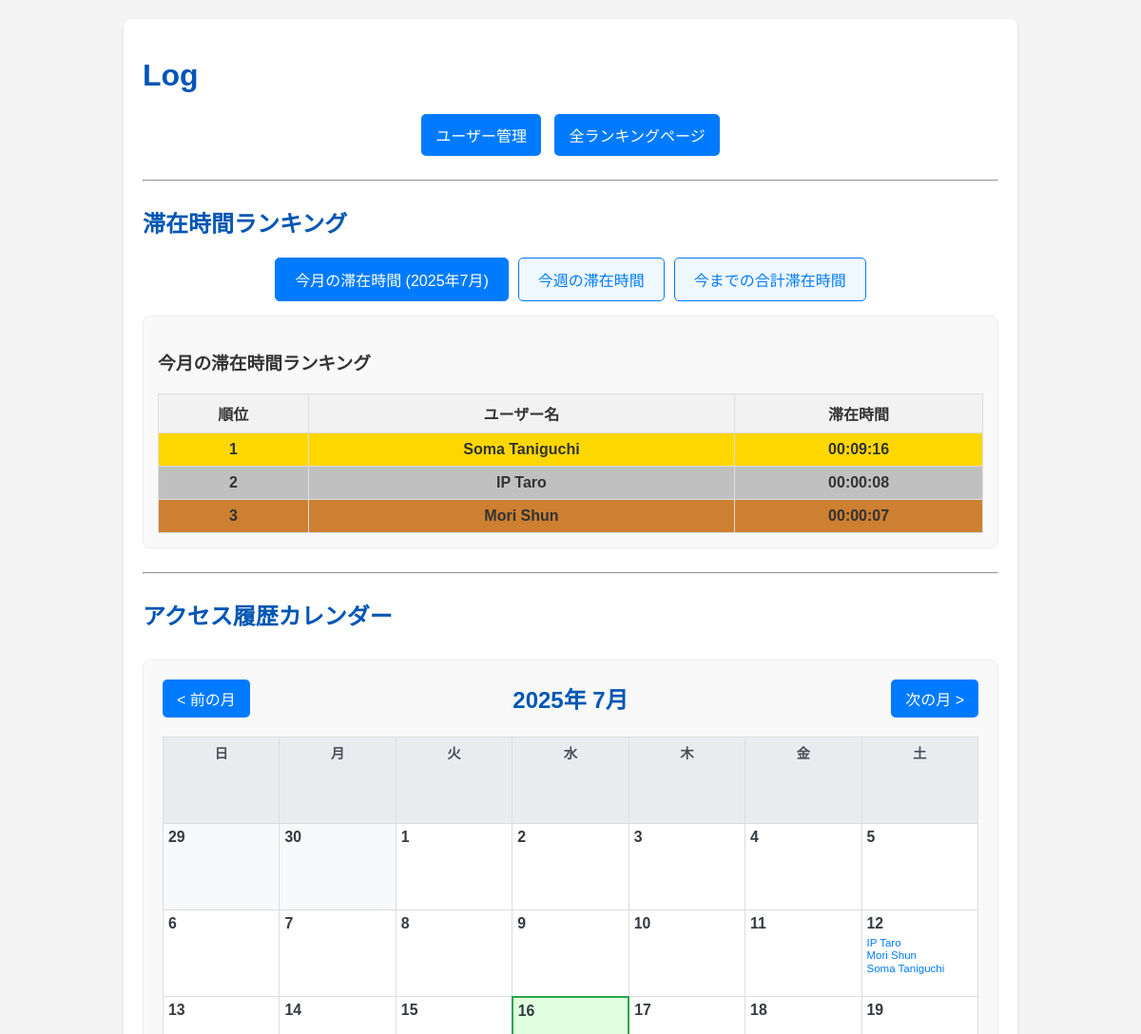
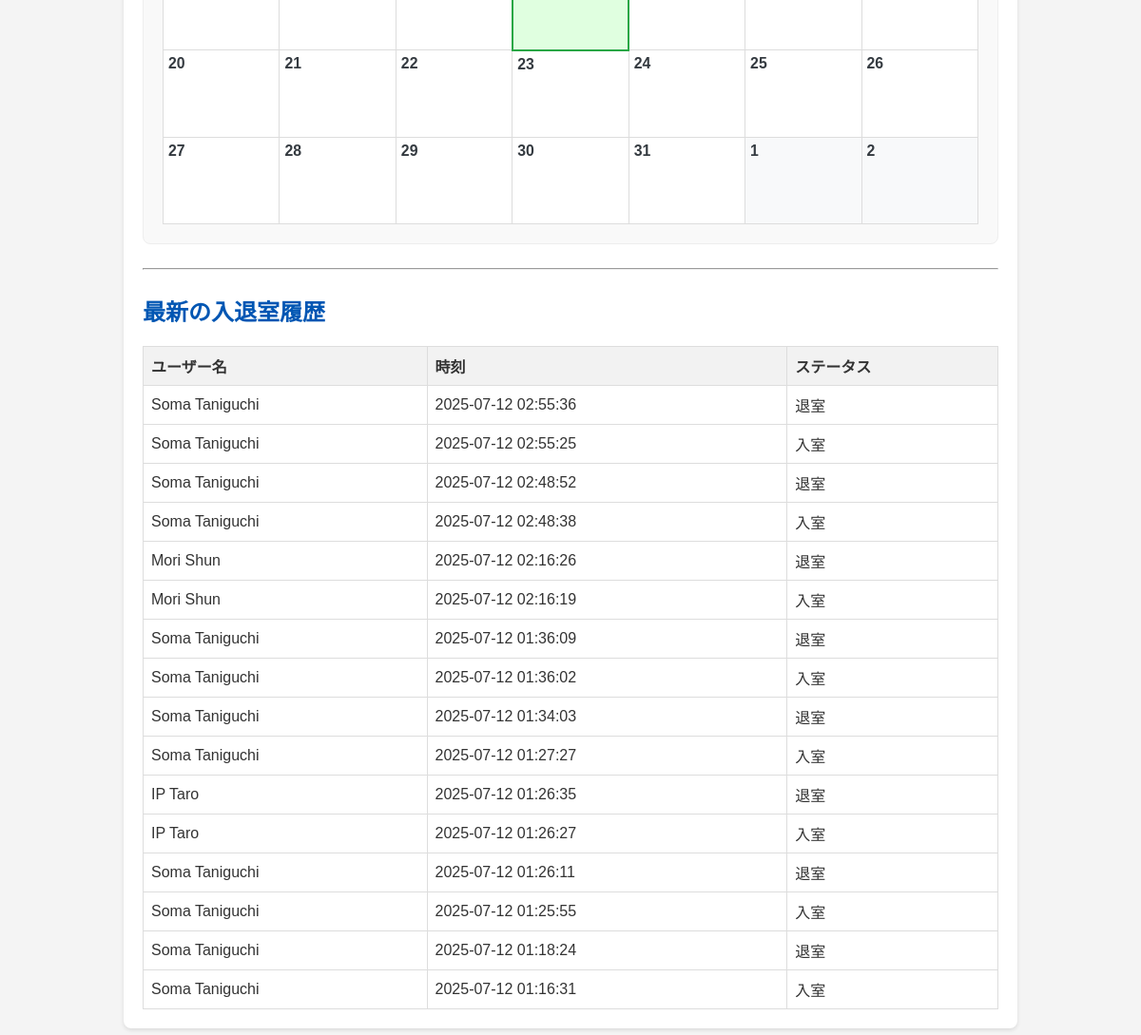
Before: / with the older database file (2 pictures, top to bottom).
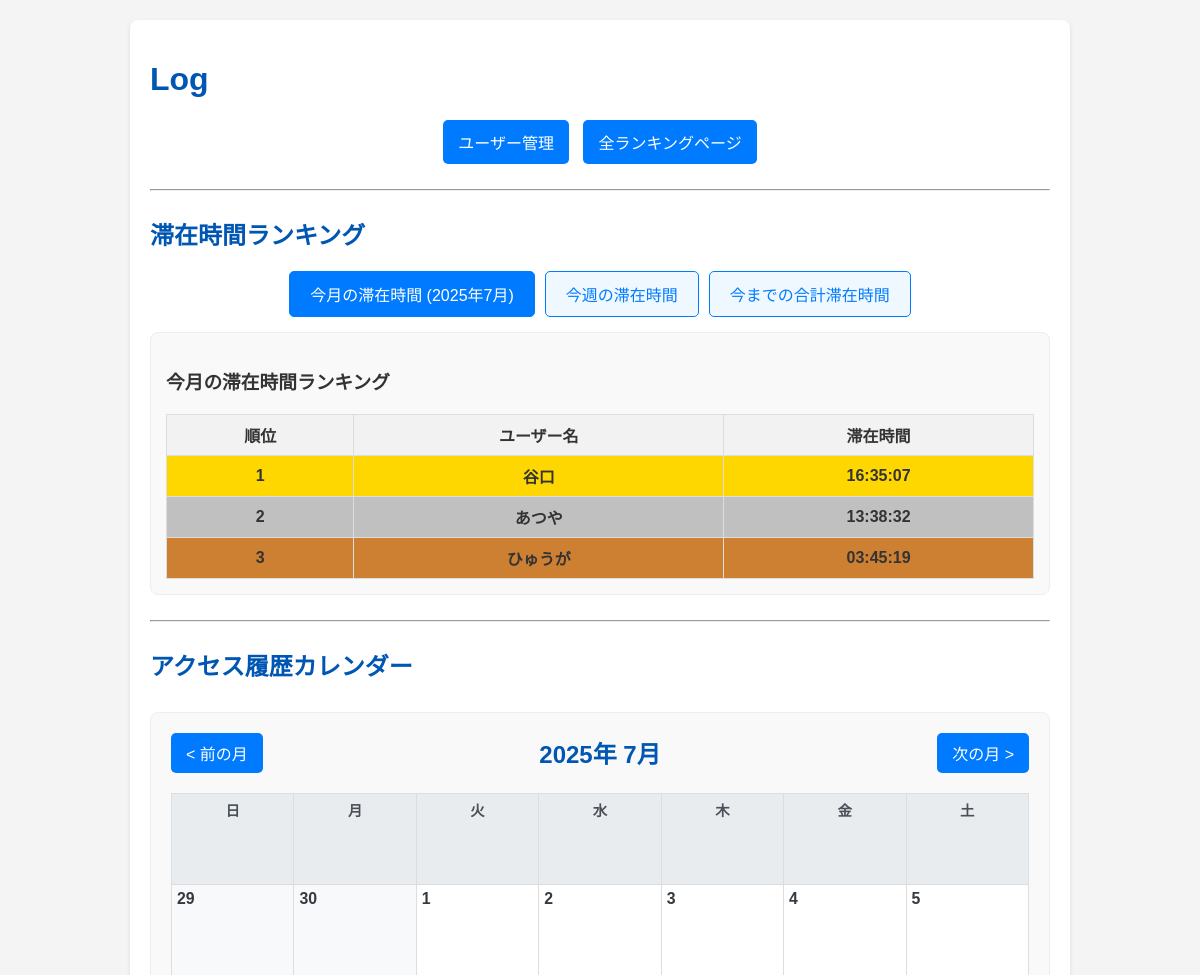
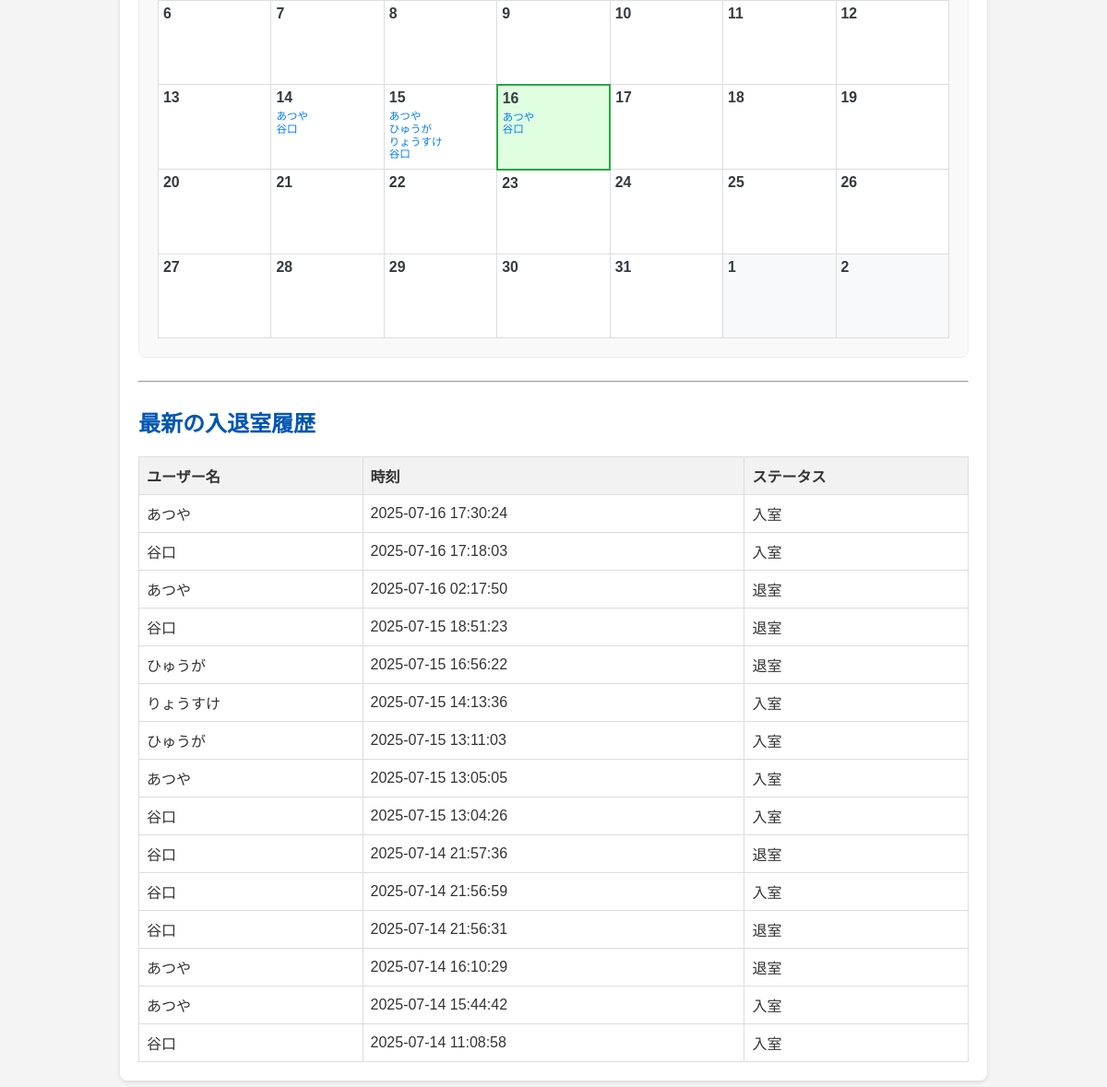
After: the same page with the newer database file (2 pictures, top to bottom).
### app.py (models this page shows, shortened)
class User(db.Model):
    id = db.Column(db.Integer, primary_key=True)
    idm = db.Column(db.String(160), unique=True, nullable=False)
    name = db.Column(db.String(80), nullable=False)

class AccessLog(db.Model):
    id = db.Column(db.Integer, primary_key=True)
    user_id = db.Column(db.Integer, db.ForeignKey('user.id'), nullable=False)
    timestamp = db.Column(db.DateTime, default=datetime.now)
    status = db.Column(db.String(20), nullable=False)
    user = db.relationship('User', backref=db.backref('access_logs', lazy=True))

### app.py (the view)
@app.route('/')
def index():
    access_logs = AccessLog.query.order_by(AccessLog.timestamp.desc()).limit(20).all() # 最新20件
    current_year = datetime.now().year
    current_month = datetime.now().month
    calendar_year = request.args.get('calendar_year', type=int, default=current_year)
    calendar_month = request.args.get('calendar_month', type=int, default=current_month)
    print(f"DEBUG: Rendering index.html with calendar_year={calendar_year}, calendar_month={calendar_month}")
    cal = calendar.Calendar(firstweekday=calendar.SUNDAY) # 日曜日始まり
    month_calendar = cal.monthdatescalendar(calendar_year, calendar_month)
    access_summary = get_monthly_access_summary(calendar_year, calendar_month)
    monthly_ranking = calculate_monthly_stay_time(current_year, current_month)
    weekly_ranking = calculate_weekly_stay_time()
    total_ranking = calculate_total_stay_time()
    return render_template('index.html',
                           logs=access_logs,
                           monthly_ranking=monthly_ranking,
                           weekly_ranking=weekly_ranking,
                           total_ranking=total_ranking,
                           current_year=current_year, # 今月のランキング表示用
                           current_month=current_month, # 今月のランキング表示用
                           calendar_year=calendar_year, # カレンダー表示用
                           calendar_month=calendar_month, # カレンダー表示用
                           month_calendar=month_calendar, # カレンダーデータ
                           access_summary=access_summary, # 日ごとのアクセスサマリー
                           datetime=datetime # テンプレートでdatetimeオブジェクトを使用するため
                           )

### app.py (called while the page is built)
def calculate_monthly_stay_time(year, month):
    start_date = datetime(year, month, 1)
    if month == 12:
        end_date = datetime(year + 1, 1, 1)
    else:
        end_date = datetime(year, month + 1, 1)
    logs = AccessLog.query.filter(
        AccessLog.timestamp >= start_date,
        AccessLog.timestamp < end_date
    ).order_by(AccessLog.user_id, AccessLog.timestamp).all()
    return _calculate_stay_time_for_logs(logs)

def calculate_weekly_stay_time():
    today = datetime.now()
    start_of_week = today - timedelta(days=today.weekday())
    start_of_week = start_of_week.replace(hour=0, minute=0, second=0, microsecond=0)
    end_of_week = start_of_week + timedelta(days=7)
    logs = AccessLog.query.filter(
        AccessLog.timestamp >= start_of_week,
        AccessLog.timestamp < end_of_week
    ).order_by(AccessLog.user_id, AccessLog.timestamp).all()
    return _calculate_stay_time_for_logs(logs)

def calculate_total_stay_time():
    logs = AccessLog.query.order_by(AccessLog.user_id, AccessLog.timestamp).all()
    return _calculate_stay_time_for_logs(logs)

### templates/index.html (shortened to what the changed rows need)
<!DOCTYPE html>
<html lang="ja">
<head>
</head>
<body>
    <div class="container">
        <h1>Log</h1>
        <h2>滞在時間ランキング</h2>
        <div class="ranking-content">
            <div id="monthly-ranking" class="ranking-pane active">
                {% if monthly_ranking %}
                    <table class="ranking-table">
                        <thead>
                            <tr>
                                <th>順位</th>
                                <th>ユーザー名</th>
                                <th>滞在時間</th>
                            </tr>
                        </thead>
                        <tbody>
                            {% for entry in monthly_ranking %}
                                <tr class="{% if loop.index == 1 %}rank-1{% elif loop.index == 2 %}rank-2{% elif loop.index == 3 %}rank-3{% endif %}">
                                    <td>{{ loop.index }}</td>
                                    <td>{{ entry.name }}</td>
                                    <td>{{ entry.formatted_time }}</td>
                                </tr>
                            {% endfor %}
                        </tbody>
                    </table>
                {% else %}
                    <p>今月の滞在記録はありません。</p>
                {% endif %}
            </div>
        </div>
        <h2>アクセス履歴カレンダー</h2>
        <div class="calendar-container">
            <table class="calendar-table">
                <thead>
                    <tr>
                        <th>日</th>
                        <th>月</th>
                        <th>火</th>
                        <th>水</th>
                        <th>木</th>
                        <th>金</th>
                        <th>土</th>
                    </tr>
                </thead>
                <tbody>
                    {% for week in month_calendar %}
                        <tr>
                            {% for day in week %}
                                <td class="
                                    {% if day.month != calendar_month %}other-month{% endif %}
                                    {% if day == datetime.now().date() %}today{% endif %}
                                ">
                                    <span class="calendar-day-number">{{ day.day }}</span>
                                    <div class="calendar-users">
                                        {% if access_summary[day] %}
                                            {% for user_name in access_summary[day] %}
                                                <span>{{ user_name }}</span>
                                            {% endfor %}
                                        {% endif %}
                                    </div>
                                </td>
                            {% endfor %}
                        </tr>
                    {% endfor %}
                </tbody>
            </table>
        </div>
        <h2>最新の入退室履歴</h2>
        {% if logs %}
            <table>
                <thead>
                    <tr>
                        <th>ユーザー名</th>
                        <th>時刻</th>
                        <th>ステータス</th>
                    </tr>
                </thead>
                <tbody>
                    {% for log in logs %}
                        <tr>
                            <td>{{ log.user.name }}</td>
                            <td>{{ log.timestamp.strftime('%Y-%m-%d %H:%M:%S') }}</td>
                            <td>{{ log.status }}</td>
                        </tr>
                    {% endfor %}
                </tbody>
            </table>
        {% else %}
            <p>入退室履歴はありません。</p>
        {% endif %}
    </div>
</body>
</html>

Changed rows visible on the page:
no longer on this page (row unchanged): User: name "IP Taro", formatted_time "00:00:08"
no longer on this page (row unchanged): User: name "Mori Shun", formatted_time "00:00:07"
removed AccessLog: user.name "Soma Taniguchi", timestamp "2025-07-12 02:55:36", status "退室"
changed User (number 1 of 4 on the later page): name "Soma Taniguchi" → "谷口"; formatted_time "00:09:16" → "16:35:07"; moves from the list under "12" to the list under "14"
added User: name "あつや", formatted_time "13:38:32"
added User: name "ひゅうが", formatted_time "03:45:19"
added User: name "りょうすけ", shown under "15"
changed AccessLog (number 1 of 15 on the later page): user.name "Soma Taniguchi" → "あつや"; timestamp "2025-07-12 02:55:25" → "2025-07-16 17:30:24"
changed AccessLog (number 2 of 15 on the later page): user.name "Soma Taniguchi" → "谷口"; timestamp "2025-07-12 02:48:52" → "2025-07-16 17:18:03"; status "退室" → "入室"
changed AccessLog (number 3 of 15 on the later page): user.name "Soma Taniguchi" → "あつや"; timestamp "2025-07-12 02:48:38" → "2025-07-16 02:17:50"; status "入室" → "退室"
changed AccessLog (number 4 of 15 on the later page): user.name "Mori Shun" → "谷口"; timestamp "2025-07-12 02:16:26" → "2025-07-15 18:51:23"
changed AccessLog (number 5 of 15 on the later page): user.name "Mori Shun" → "ひゅうが"; timestamp "2025-07-12 02:16:19" → "2025-07-15 16:56:22"; status "入室" → "退室"
changed AccessLog: user.name "Soma Taniguchi" → "りょうすけ"; timestamp "2025-07-12 01:36:09" → "2025-07-15 14:13:36"; status "退室" → "入室"
changed AccessLog (number 7 of 15 on the later page): user.name "Soma Taniguchi" → "ひゅうが"; timestamp "2025-07-12 01:36:02" → "2025-07-15 13:11:03"
changed AccessLog (number 8 of 15 on the later page): user.name "Soma Taniguchi" → "あつや"; timestamp "2025-07-12 01:34:03" → "2025-07-15 13:05:05"; status "退室" → "入室"
changed AccessLog (number 9 of 15 on the later page): user.name "Soma Taniguchi" → "谷口"; timestamp "2025-07-12 01:27:27" → "2025-07-15 13:04:26"
changed AccessLog (number 10 of 15 on the later page): user.name "IP Taro" → "谷口"; timestamp "2025-07-12 01:26:35" → "2025-07-14 21:57:36"
changed AccessLog (number 11 of 15 on the later page): user.name "IP Taro" → "谷口"; timestamp "2025-07-12 01:26:27" → "2025-07-14 21:56:59"
changed AccessLog (number 12 of 15 on the later page): user.name "Soma Taniguchi" → "谷口"; timestamp "2025-07-12 01:26:11" → "2025-07-14 21:56:31"
changed AccessLog (number 13 of 15 on the later page): user.name "Soma Taniguchi" → "あつや"; timestamp "2025-07-12 01:25:55" → "2025-07-14 16:10:29"; status "入室" → "退室"
changed AccessLog (number 14 of 15 on the later page): user.name "Soma Taniguchi" → "あつや"; timestamp "2025-07-12 01:18:24" → "2025-07-14 15:44:42"; status "退室" → "入室"
changed AccessLog (number 15 of 15 on the later page): user.name "Soma Taniguchi" → "谷口"; timestamp "2025-07-12 01:16:31" → "2025-07-14 11:08:58"
